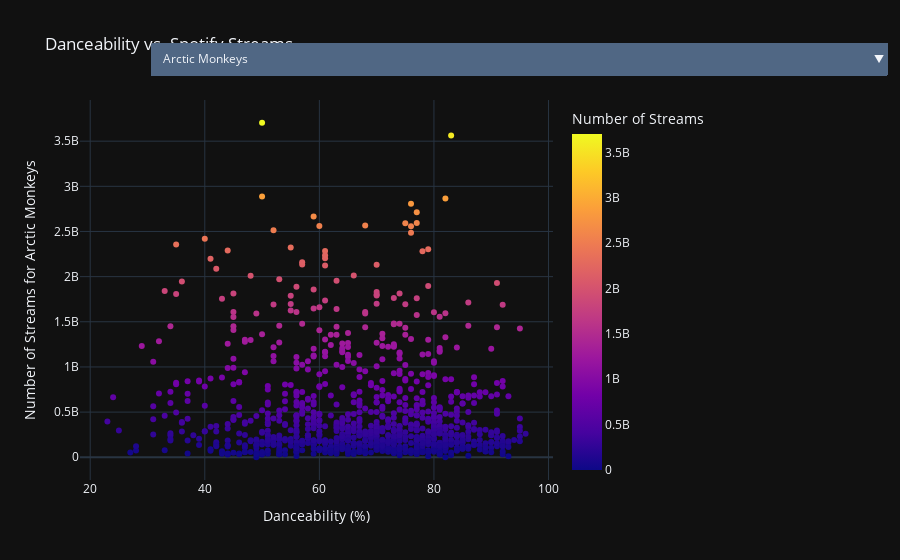

Write notebook code for a chart like this one.
### Code cell
import plotly.express as px

fig = px.scatter(df, x='danceability_%', y='streams', color='streams',
                 title='Danceability vs. Spotify Streams',
                 labels={'danceability_%': 'Danceability (%)', 'streams': 'Number of Streams'},
                 hover_name='track_name', template='plotly_dark')

fig.update_layout(
    updatemenus=[
        {
            'buttons': [
                {'method': 'relayout', 'label': artist, 'args': [{'yaxis.title.text': f'Number of Streams for {artist}'}]}
                for artist in df['artist(s)_name'].unique()
            ],
            'direction': 'down',
            'showactive': True,
            'x': 0.15,
            'xanchor': 'left',
            'y': 1.15,
            'yanchor': 'top'
        }
    ]
)

fig.show()
